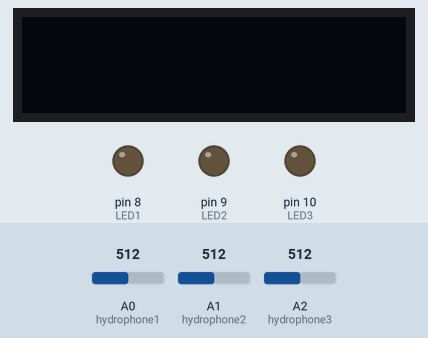
Simulated run of this sketch. Board: Arduino Uno, built with avr-gcc and run on an emulated ATmega328P. On the bench: 128×32 one-colour display, output pins drawn as LEDs (lit = HIGH). The inputs (shaded band) are chosen by the test bench; at power-on: A0 (hydrophone1) = 512, A1 (hydrophone2) = 512, A2 (hydrophone3) = 512. What the sketch prints to the serial monitor is not drawn.

Above: at 1.2 s.
1.3 s: A0 (hydrophone1) set to 631
2.8 s: A0 (hydrophone1) set to 640
At 3.6 s:
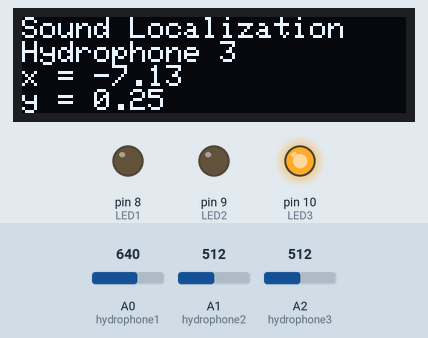
At 4.7 s:
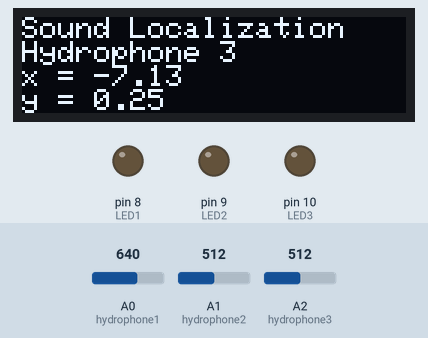
Timing chart, 0 to 6.2 s (numbered marks = the images above; inputs shaded):
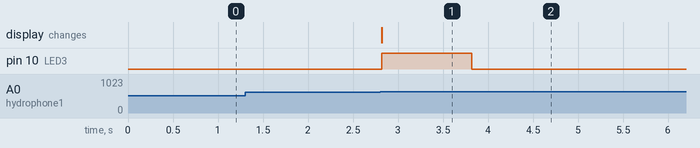

Measured:
- the behaviour switches between 639 and 640 on A0 (hydrophone1) (found by bisection; images 0 and 1)
- after the input at 1.3 s, every drawn part: stays the same
- after the input at 2.8 s, pin 10 (LED3): LOW → HIGH at once, → LOW 1.0 s later; the display: changes at once (image 1)

The sketch:

LocalizationAndTracking_V3.ino
```cpp
// """
// Assignment Title: Localization and tracking of moving targets by hydrophones
// Purpose         : Implementation a sound triangulation system using three hydrophones to locate the source of a sound.
//                   The code defines the pins for each hydrophone and their positions in space, then initializes the serial
//                   communication and sets the pins as input. In the loop, the code reads the analog values from each hydrophone,
//                   calculates the time delay betw+6een them, and then the time difference of arrival (TDOA) for each pair of
//                   hydrophones. Using triangulation, the code then calculates the x and y coordinates of the sound source and
//                   prints them to the serial monitor. Calculate the distance between the sound source and each hydrophone using
//                   the Pythagorean theorem.
// Language        : Arduino and Matlab
// Author          : Hemant Ramphul
// Github          : https://github.com/hemantramphul/Localization-and-tracking-of-moving-targets-by-hydrophones/
// Date            : 05 May 2023

// Université des Mascareignes (UdM)
// Faculty of Information and Communication Technology
// Master Artificial Intelligence and Robotics
// Official Website: https://udm.ac.mu
// """

#include <SPI.h>
#include <Wire.h>
#include <Adafruit_GFX.h>
#include <Adafruit_SSD1306.h>

#define SCREEN_WIDTH 128 // OLED display width, in pixels
#define SCREEN_HEIGHT 32 // OLED display height, in pixels
//define colors
#define BLUE    0x001F

// Declaration for an SSD1306 display connected to I2C (SDA, SCL pins)
// The pins for I2C are defined by the Wire-library.
// On an arduino UNO:       A4(SDA), A5(SCL)
// On an arduino MEGA 2560: 20(SDA), 21(SCL)
// On an arduino LEONARDO:   2(SDA),  3(SCL), ...
#define OLED_RESET     -1 // Reset pin # (or -1 if sharing Arduino reset pin)
#define SCREEN_ADDRESS 0x3C ///< See datasheet for Address; 0x3D for 128x64, 0x3C for 128x32
Adafruit_SSD1306 display(SCREEN_WIDTH, SCREEN_HEIGHT, &Wire, OLED_RESET);


const int hydrophone1 = A0; // hydrophone 1 connected to analog pin A0
const int hydrophone2 = A1; // hydrophone 2 connected to analog pin A1
const int hydrophone3 = A2; // hydrophone 3 connected to analog pin A2
int LED1 = 8;
int LED2 = 9;
int LED3 = 10;

// Speed of sound in m/s
// Air sound speed 343.0 m/s
// Underwater sound speed 1480.0 m/s
const float soundSpeed = 1480.0;

const float hPositions[3][2] = {
  {0.0, 0.0}, // hydrophone 1 position (x, y) in meters
  {0.25, 0.0}, // hydrophone 2 position (x, y) in meters
  {0.0, 0.25} // hydrophone 3 position (x, y) in meters
};

// Declare the calculateDelay function
int calculateDelay(int hydroVal1, int hydroVal2) {
  // Find the time at which hydrophone1's waveform crosses a threshold
  int threshold = 640; // Adjust this value as needed
  int time1 = 0;
  while (analogRead(hydroVal1) < threshold) {
    time1++;
    delay(1);
  }

  // Find the time at which hydrophone2's waveform crosses the same threshold
  int time2 = 0;
  while (analogRead(hydroVal2) < threshold) {
    time2++;
    delay(1);
  }

  // Return the time difference between the two waveforms
  return time2 - time1;
}

// Calculate the distance between a hydrophone and the sound source
float calculateDistance(int micIndex, float x, float y, const float hPositions[][2]) {
  float dx = x - hPositions[micIndex][0];
  float dy = y - hPositions[micIndex][1];
  return sqrt(dx * dx + dy * dy);
}

// Indicate the nearest hydrophone [1, 2, 3]
void handleLeds(int hydrophone) {
  if (hydrophone == 1) {
    digitalWrite(LED1, HIGH);
  }
  else if (hydrophone == 2) {
    digitalWrite(LED2, HIGH);
  }
  else if (hydrophone == 3) {
    digitalWrite(LED3, HIGH);
  }

  // Wait for 100ms before taking another measurement
  delay(1000);

  digitalWrite(LED1, LOW);
  digitalWrite(LED2, LOW);
  digitalWrite(LED3, LOW);
}

// Display function
void displaySPI(int hydro, float x, float y) {
  display.setTextSize(1);
  display.setTextColor(WHITE);
  display.setCursor(0,0);
  display.println("Sound Localization");
    // Print the nearest hydrophone [NH]
  display.print("Hydrophone ");
  display.println(hydro + 1);
  // Print the x and y coordinates of the sound source
  display.print("x = ");
  display.println(x);
  display.print("y = ");
  display.println(y);
  display.display();
}

void setup() {
  Serial.begin(9600);

  display.begin(SSD1306_SWITCHCAPVCC, 0x3C);
  display.clearDisplay();

  pinMode(LED1, OUTPUT);
  pinMode(LED2, OUTPUT);
  pinMode(LED3, OUTPUT);

  pinMode(hydrophone1, INPUT);
  pinMode(hydrophone2, INPUT);
  pinMode(hydrophone3, INPUT);
}

void loop() {
  // Read the analog value from each hydrophone
  int hydrophone1val = analogRead(hydrophone1);
  int hydrophone2val = analogRead(hydrophone2);
  int hydrophone3val = analogRead(hydrophone3);

  // Calculate the time delay between hydrophones
  int delay12 = calculateDelay(hydrophone1val, hydrophone2val);
  int delay13 = calculateDelay(hydrophone1val, hydrophone3val);

  // Calculate the time difference of arrival (TDOA) between hydrophones
  float tdoa12 = (float)delay12 / 1000000.0 * soundSpeed;
  float tdoa13 = (float)delay13 / 1000000.0 * soundSpeed;

  // Calculate the x and y coordinates of the sound source using triangulation
  float x = ((hPositions[0][0] - hPositions[1][0]) * (hPositions[0][0] + hPositions[1][0] + 2.0 * tdoa12) - (hPositions[0][0] - hPositions[2][0]) * (hPositions[0][0] + hPositions[2][0] + 2.0 * tdoa13)) / (4.0 * (hPositions[0][1] - hPositions[1][1]) * (hPositions[0][0] - hPositions[2][0]) - 4.0 * (hPositions[0][1] - hPositions[2][1]) * (hPositions[0][0] - hPositions[1][0]));
  float y = ((hPositions[0][1] - hPositions[1][1]) * (hPositions[0][1] + hPositions[1][1] + 2.0 * tdoa12) - (hPositions[0][1] - hPositions[2][1]) * (hPositions[0][1] + hPositions[2][1] + 2.0 * tdoa13)) / (4.0 * (hPositions[0][0] - hPositions[1][0]) * (hPositions[0][1] - hPositions[2][1]) - 4.0 * (hPositions[0][0] - hPositions[2][0]) * (hPositions[0][1] - hPositions[1][1]));

  // Calculate the distance between the sound source and each hydrophone
  float distances[3];
  for (int i = 0; i < 3; i++) {
    distances[i] = calculateDistance(i, x, y, hPositions);
  }

  // Determine the nearest hydrophone
  int nearestHydrophone = 0;
  float shortestDistance = distances[0];
  for (int i = 1; i < 3; i++) {
    if (distances[i] < shortestDistance) {
      shortestDistance = distances[i];
      nearestHydrophone = i;
    }
  }

  // Display on LCD
  displaySPI (nearestHydrophone, x, y);

  // Print the nearest hydrophone [NH]
  Serial.print(nearestHydrophone + 1);
  Serial.print(" NH; x = ");
  // Print the x and y coordinates of the sound source
  Serial.print(x);
  Serial.print(", y = ");
  Serial.println(y);

  // Turn on the led for the coresponding hydrophone
  handleLeds(nearestHydrophone + 1);
}
```
